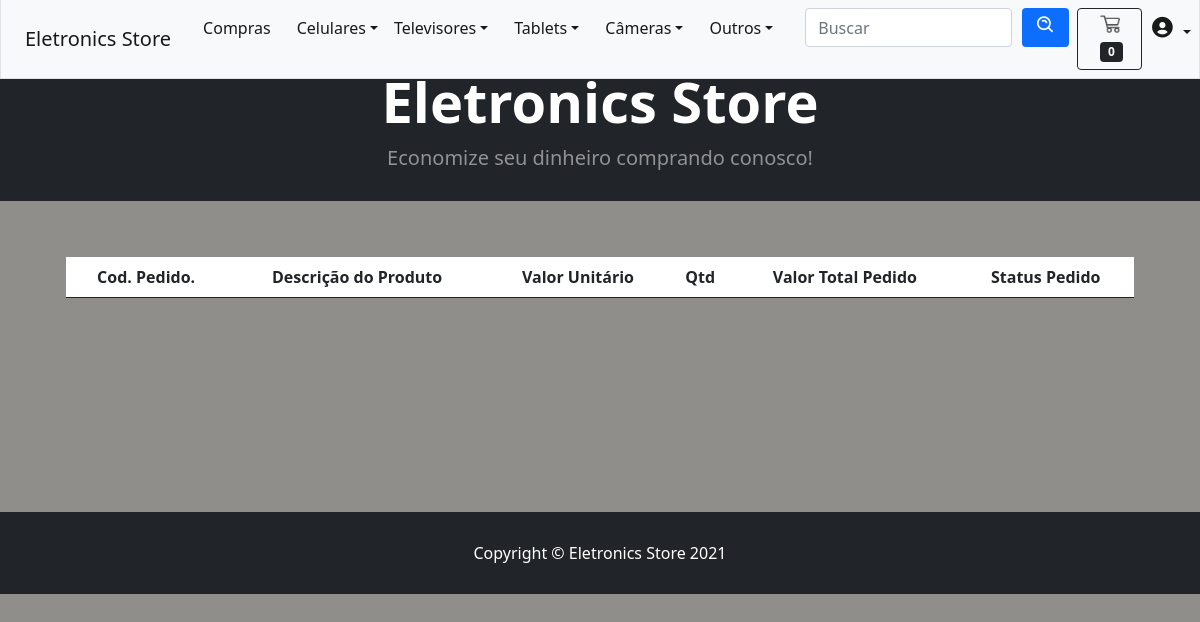
The app's page /acompanha_pedidos.php, older data.
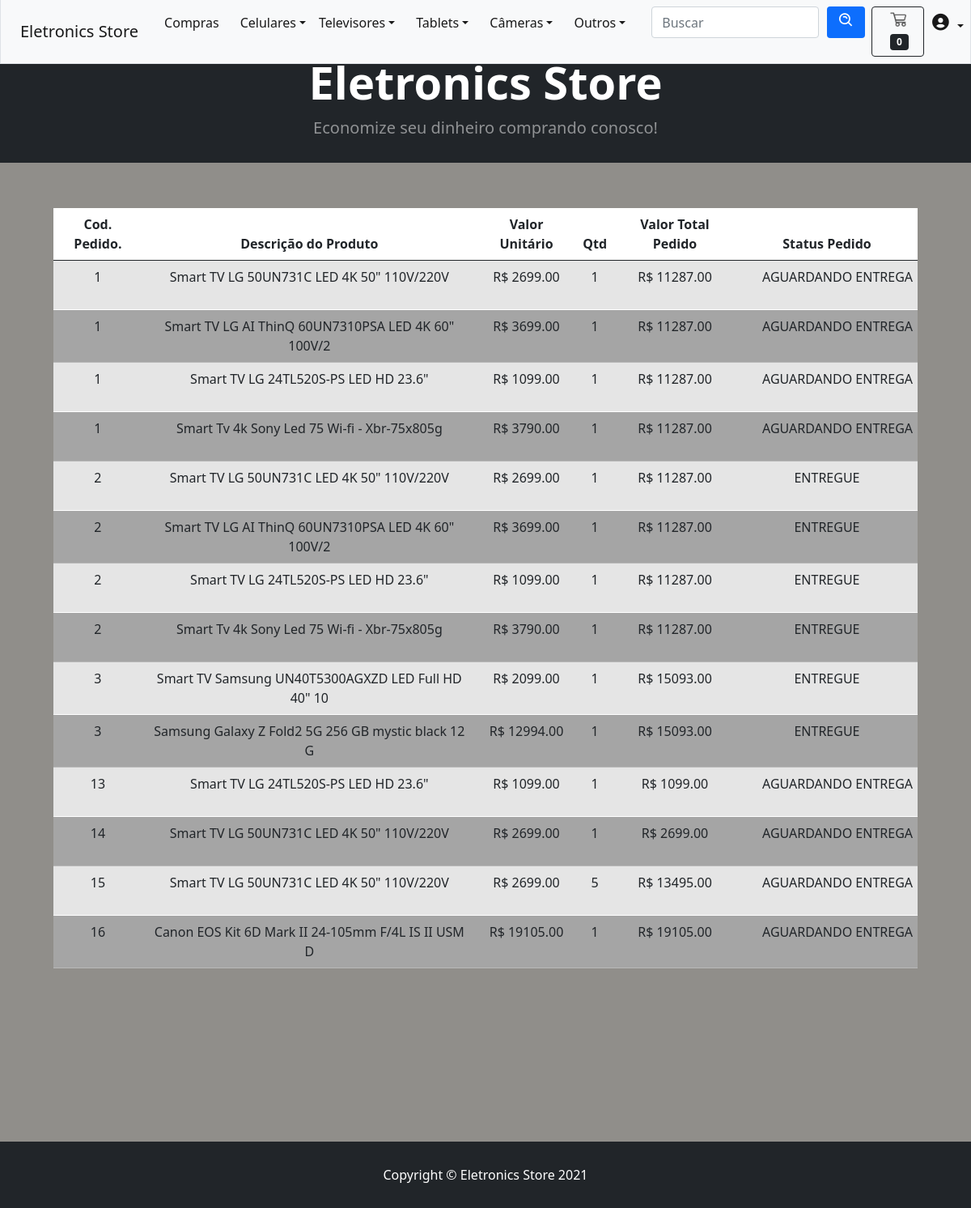
The same page, newer data.
### tables this page shows
CREATE TABLE `tb_acompanhamentos` (
  `id_table` int NOT NULL AUTO_INCREMENT,
  `id_pedido` int DEFAULT NULL,
  `id_produto` int DEFAULT NULL,
  `descricao` varchar(255) DEFAULT NULL,
  `valor_unitario` decimal(9,2) DEFAULT NULL,
  `qtd_comprada` int DEFAULT NULL,
  `valor_total_produto` decimal(9,2) DEFAULT NULL,
  `valor_total_venda` decimal(9,2) DEFAULT NULL,
  `status_compra` varchar(45) DEFAULT NULL,
  PRIMARY KEY (`id_table`)
);

### acompanha_pedidos.php (the view, shortened to what this page needs)
<?php
include('conexao.php');
$resultado_prod = "select * from tb_acompanhamentos";
$resultado_busca = $mysqli->query($resultado_prod) or die("Falha na execução do código SQL: " . $mysqli->error);
?>
<!DOCTYPE html>
<html lang="pt-BR">
    <head>
        <link href="https://cdn.jsdelivr.net/npm/bootstrap-icons@1.5.0/font/bootstrap-icons.css" rel="stylesheet" />
        <link rel="stylesheet" href="https://cdn.jsdelivr.net/npm/bootstrap-icons@1.7.0/font/bootstrap-icons.css">
        <link href='https://unpkg.com/boxicons@2.0.9/css/boxicons.min.css' rel='stylesheet'>
        <link href="css/styles.css" rel="stylesheet" />
    </head>
    <body>
        <?php include ('header.php');?>
        <section class="py-2">
            <div class="container px-4 px-lg-5 mt-5">
                <div id="conteudo_acompanhamento" class="row gx-4 gx-lg-6 row-cols-2 row-cols-md-3 row-cols-xl-4 justify-content-center ">
                <table class="table">
                        <thead>
                            <tr>
                                <th class="text-center">Cod. Pedido.</th>
                                <th class="text-center">Descrição do Produto</th>
                                <th class="text-center">Valor Unitário</th>
                                <th class="text-center">Qtd</th>
                                <th class="text-center">Valor Total Pedido</th>
                                <th class="text-center">Status Pedido</tr>
                        </thead>
                        <tbody>
                            <?php
                                if (($resultado_busca) AND ($resultado_busca->num_rows != 0)) {
                                    while($row_produtos = mysqli_fetch_assoc($resultado_busca)){
                                        echo utf8_encode('
                                        <tr class="table-active ">
                                            <td class="text-center">'.$row_produtos['id_pedido'].'</td>
                                            <td class="text-center">'.substr( utf8_decode($row_produtos['descricao']),0,50).'</td>
                                            <td class="text-center">R$ '.$row_produtos['valor_unitario'].'</td>
                                            <td class="text-center">'.$row_produtos['qtd_comprada'].'</td>
                                            <td class="text-center">R$ '.$row_produtos['valor_total_venda'].'</td>
                                            <td>
                                            <div class="p-4 pt-0 border-top-0 bg-transparent text-center text-nowrap" style="padding-bottom: 12px;width: 208px;height: 44px;">
                                            '.$row_produtos['status_compra'].'
                                            </div>
                                            </td>
                                        </tr>'
                                        );
                                    }
                                }
                            ?>
                        </tbody>
                    </table>
                </div>
            </div>
        </section>
        <?php include ('footer.php');?>
    </body>
</html>

### header.php (shortened to what this page needs)
<html>
    <head>
    <link href='https://unpkg.com/boxicons@2.0.9/css/boxicons.min.css' rel='stylesheet'>
    </head>
    <nav class="navbar fixed-top navbar-expand-lg navbar-light bg-light border border-top-0">
        <ul class="navbar-nav me-auto mb-2 mb-lg-0 ms-lg-4">
            <li class="nav-item">
                <a class="navbar-brand me-0" href="home.php">Eletronics Store</a>
            </li>
        </ul>
        <ul class="navbar-nav me-auto mb-2 mb-lg-0 ms-lg-4">
            <li class="nav-item">
                <a class="nav-link active" style="margin-right: 10px;" aria-current="page" href="home.php">Compras</a>
            </li>
            <li class="nav-item dropdown">
                <a class="nav-link active dropdown-toggle" id="navbarDropdown" href="#" role="button" data-bs-toggle="dropdown" aria-expanded="false">Celulares</a>
            </li>
            <li class="nav-item dropdown">
                <a class="nav-link active dropdown-toggle" style="margin-right: 10px;" id="navbarDropdown" href="#" role="button" data-bs-toggle="dropdown" aria-expanded="false">Televisores</a>
            </li>
            <li class="nav-item dropdown">
                <a class="nav-link active dropdown-toggle" style="margin-right: 10px;" id="navbarDropdown" href="#" role="button" data-bs-toggle="dropdown" aria-expanded="false">Tablets</a>
            </li>
            <li class="nav-item dropdown">
                <a class="nav-link active dropdown-toggle" style="margin-right: 10px;" id="navbarDropdown" href="#" role="button" data-bs-toggle="dropdown" aria-expanded="false">Câmeras</a>
            </li>
            <li class="nav-item dropdown">
                <a class="nav-link active dropdown-toggle me-4" style="margin-right: 10px;" id="navbarDropdown" href="#" role="button" data-bs-toggle="dropdown" aria-expanded="false">Outros</a>
            </li>
            <li class="nav-item dropdown">
                <form class="d-flex">
                    <input name="input_produtos" id="input_produtos" type="text" class="form-control me-0" placeholder="Buscar">
                    <button name="btn_buscar_produtos" id="btn_buscar_produtos" type="button" onclick="AlteraConteudo()" class="btn btn-primary me-2"><i class='bx bx-search-alt'></i></button>
                </form>
            </li>
            <li class="nav-item dropdown">
                <a name="btn_carrinho" id="btn_carrinho" href="carrinho.php" class="btn btn-outline-dark " >
                    <img src="img/shopcart2.ico" style="height: 18px;" alt="logo">
                    <span class="badge bg-dark text-white ms-1 badge-pill">
                        <div name="num_carrinho" id="num_carrinho" class="num_carrinho">0</div>
                    </span>
                </a>
            </li>
            <li class="nav-item dropdown">
                <a class="nav-link active dropdown-toggle" id="navbarDropdown" href="#" role="button" data-bs-toggle="dropdown" aria-expanded="false"><i class='bx bxs-user-circle bx-sm'> <?php echo ucfirst($_SESSION['login']);?></i> </a>
            </li>
        </ul>
    </nav>
    <header class="bg-dark py-1" style="margin-top: 40px;">
        <div class="container px-lg-5 my-4">
            <div class="text-center text-white">
                <h1 class="display-4 fw-bolder">Eletronics Store</h1>
                <p class="lead fw-normal text-white-50 mb-0">Economize seu dinheiro comprando conosco!</p>
            </div>
        </div>
    </header>
</html>

### footer.php
<html>
    <div class="footer navbar-fixed-bottom bg-info py-3 bg-dark" style="top: 140px;">
        <div class="container">
            <p class="m-0 text-center text-white">
                Copyright &copy; Eletronics Store 2021
            </p>
        </div>
    </div>
</html>

Row changes from the older to the newer data that the page shows:
added tb_acompanhamentos: id_pedido+descricao+valor_unitario "1 Smart TV LG 50UN731C LED 4K 50\" 110V/220V R$ 2699.00 1 R$ 11287.00 AGUARDANDO ENTREGA"
added tb_acompanhamentos: id_pedido+descricao+valor_unitario "1 Smart TV LG AI ThinQ 60UN7310PSA LED 4K 60\" 100V/2 R$ 3699.00 1 R$ 11287.00 AGUARDANDO ENTREGA"
added tb_acompanhamentos: id_pedido+descricao+valor_unitario "1 Smart TV LG 24TL520S-PS LED HD 23.6\" R$ 1099.00 1 R$ 11287.00 AGUARDANDO ENTREGA"
added tb_acompanhamentos: id_pedido+descricao+valor_unitario "1 Smart Tv 4k Sony Led 75 Wi-fi - Xbr-75x805g R$ 3790.00 1 R$ 11287.00 AGUARDANDO ENTREGA"
added tb_acompanhamentos: id_pedido+descricao+valor_unitario "2 Smart TV LG 50UN731C LED 4K 50\" 110V/220V R$ 2699.00 1 R$ 11287.00 ENTREGUE"
added tb_acompanhamentos: id_pedido+descricao+valor_unitario "2 Smart TV LG AI ThinQ 60UN7310PSA LED 4K 60\" 100V/2 R$ 3699.00 1 R$ 11287.00 ENTREGUE"
added tb_acompanhamentos: id_pedido+descricao+valor_unitario "2 Smart TV LG 24TL520S-PS LED HD 23.6\" R$ 1099.00 1 R$ 11287.00 ENTREGUE"
added tb_acompanhamentos: id_pedido+descricao+valor_unitario "2 Smart Tv 4k Sony Led 75 Wi-fi - Xbr-75x805g R$ 3790.00 1 R$ 11287.00 ENTREGUE"
added tb_acompanhamentos: id_pedido+descricao+valor_unitario "3 Smart TV Samsung UN40T5300AGXZD LED Full HD 40\" 10 R$ 2099.00 1 R$ 15093.00 ENTREGUE"
added tb_acompanhamentos: id_pedido+descricao+valor_unitario "3 Samsung Galaxy Z Fold2 5G 256 GB mystic black 12 G R$ 12994.00 1 R$ 15093.00 ENTREGUE"
added tb_acompanhamentos: id_pedido+descricao+valor_unitario "13 Smart TV LG 24TL520S-PS LED HD 23.6\" R$ 1099.00 1 R$ 1099.00 AGUARDANDO ENTREGA"
added tb_acompanhamentos: id_pedido+descricao+valor_unitario "14 Smart TV LG 50UN731C LED 4K 50\" 110V/220V R$ 2699.00 1 R$ 2699.00 AGUARDANDO ENTREGA"
added tb_acompanhamentos: id_pedido+descricao+valor_unitario "15 Smart TV LG 50UN731C LED 4K 50\" 110V/220V R$ 2699.00 5 R$ 13495.00 AGUARDANDO ENTREGA"
added tb_acompanhamentos: id_pedido+descricao+valor_unitario "16 Canon EOS Kit 6D Mark II 24-105mm F/4L IS II USM D R$ 19105.00 1 R$ 19105.00 AGUARDANDO ENTREGA"
